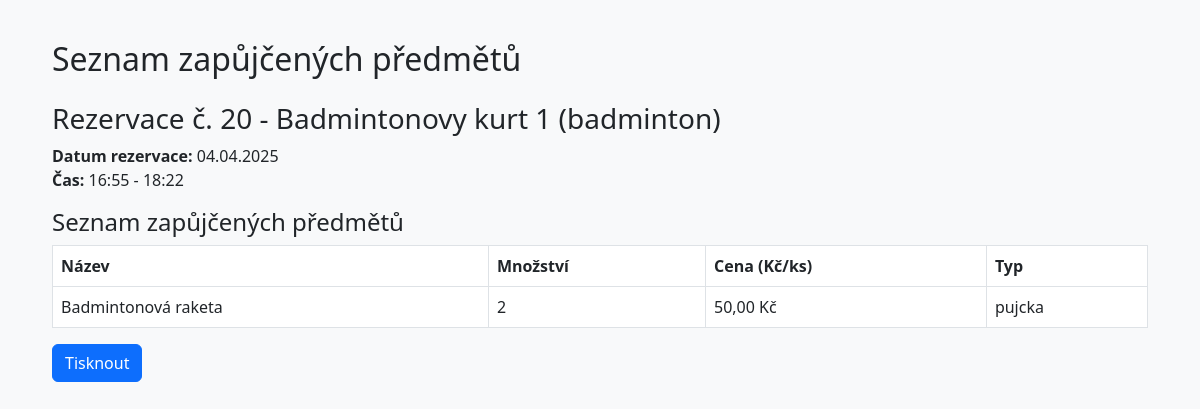
/tisk-rezervace-zapujcka/9/, run on the app's committed database.
### rezervace/models.py (models this page shows, shortened)
class RezervaceZapujcky(models.Model):
    rezervace = models.ForeignKey(Rezervace, on_delete=models.CASCADE, related_name='zapujcky')
    zapujcka = models.ForeignKey(Zapujcky, on_delete=models.CASCADE, related_name='rezervace')
    mnozstvi = models.IntegerField()
    cena_za_kus = models.DecimalField(max_digits=8, decimal_places=2)
    class Meta:
        unique_together = ('rezervace', 'zapujcka')  # Composite primary key

class Rezervace(models.Model):
    uzivatel = models.ForeignKey(Uzivatele, on_delete=models.CASCADE, related_name='rezervace')
    hriste = models.ForeignKey(Hriste, on_delete=models.CASCADE, related_name='rezervace')
    datum = models.DateField()
    cas_zacatku = models.TimeField()
    cas_konce = models.TimeField()
    stav = models.CharField(max_length=20, choices=RESERVATION_STATUS_CHOICES, default='nova')
    popis = models.TextField(blank=True, null=True)
    vytvoreno = models.DateTimeField(default=timezone.now)
    naposledy_upraveno = models.DateTimeField(auto_now=True)
    cena = models.FloatField()

class Hriste(models.Model):
    nazev = models.CharField(max_length=100)
    typ = models.CharField(max_length=50)
    popis = models.TextField()
    cena_hodina = models.DecimalField(max_digits=8, decimal_places=2)
    kapacita = models.IntegerField()
    aktivni = models.BooleanField(default=True)

class Zapujcky(models.Model):
    nazev = models.CharField(max_length=100)
    popis = models.TextField()
    cena_pujceni = models.DecimalField(max_digits=8, decimal_places=2)
    cena_prodeje = models.DecimalField(max_digits=8, decimal_places=2)
    typ = models.CharField(max_length=20, choices=RENTAL_TYPE_CHOICES)
    aktivni = models.BooleanField(default=True)

### rezervace/views.py (the view)
# urls.py: path('tisk-rezervace-zapujcka/<int:rez_id>/', views.tisk_rezervace_zapujcka, name='tisk_rezervace_zapujcka'),
def tisk_rezervace_zapujcka(request, rez_id):
    rezervace = get_object_or_404(RezervaceZapujcky, id=rez_id)
    return render(request, 'rezervace/tiskZapujcka.html', {'rez': rezervace})

### templates/rezervace/tiskZapujcka.html (shortened to what this page needs)
<!DOCTYPE html>
<html lang="cs">
<head>
  <link href="https://cdn.jsdelivr.net/npm/bootstrap@5.3.0/dist/css/bootstrap.min.css" rel="stylesheet">
  {% load static %}
  <link rel="stylesheet" href="{% static 'style.css' %}">
</head>
<body>
  <div class="container">
    <h2 class="mb-4">Seznam zapůjčených předmětů</h2>
    <h3>Rezervace č. {{ rez.rezervace.id }} - {{ rez.rezervace.hriste.nazev }} ({{ rez.rezervace.hriste.typ }})</h3>
    <p><strong>Datum rezervace:</strong> {{ rez.rezervace.datum|date:"d.m.Y" }} <br>
       <strong>Čas:</strong> {{ rez.rezervace.cas_zacatku|time:"H:i" }} - {{ rez.rezervace.cas_konce|time:"H:i" }}</p>
    <h4>Seznam zapůjčených předmětů</h4>
    <table class="table table-bordered">
      <thead>
        <tr>
          <th>Název</th>
          <th>Množství</th>
          <th>Cena (Kč/ks)</th>
          <th>Typ</th>
        </tr>
      </thead>
      <tbody>
        <tr>
          <td>{{ rez.zapujcka.nazev }}</td>
          <td>{{ rez.mnozstvi }}</td>
          <td>{{ rez.cena_za_kus }} Kč</td>
          <td>{{ rez.zapujcka.typ }}</td>
        </tr>
      </tbody>
    </table>
    <div class="no-print">
      <button onclick="window.print()" class="btn btn-primary">Tisknout</button>
    </div>
  </div>
</body>
</html>

### templates/rezervace/tiskZapujcka.html (style rules this page uses)
body { background-color: #f8f9fa; padding: 40px; }

### data on the page
RezervaceZapujcky: rezervace.id "20", rezervace.hriste.nazev "Badmintonovy kurt 1", rezervace.hriste.typ "badminton", rezervace.datum "04.04.2025", rezervace.cas_zacatku "16:55", rezervace.cas_konce "18:22", zapujcka.nazev "Badmintonová raketa", mnozstvi "2", cena_za_kus "50,00", zapujcka.typ "pujcka"
